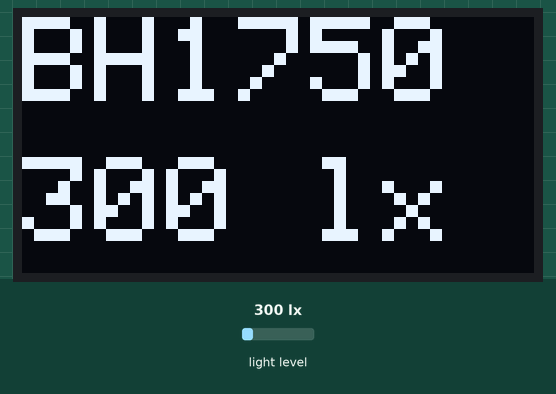
The sketch below on a simulated Arduino Uno, built with avr-gcc and run on an emulated ATmega328P. On the bench: 128×64 one-colour display. Wiring (inferred from the names in the program): BH1750 light sensor at I2C address 0x23. The test bench sets the inputs (shaded band); at power-on: light level 300 lx. What the sketch prints to the serial monitor is not drawn.

Above: at 1.4 s.
1.5 s: light level set to 40 lx
At 2.6 s:
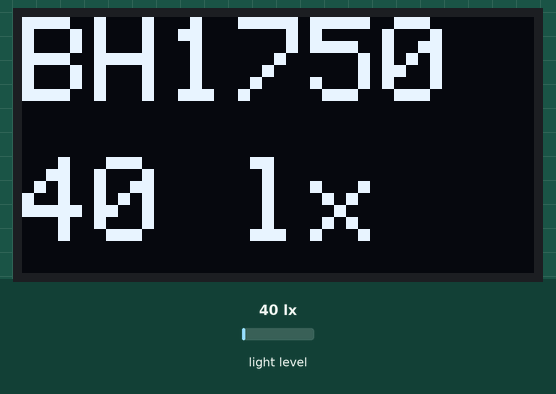
3.2 s: light level set to 500 lx
At 4.2 s:
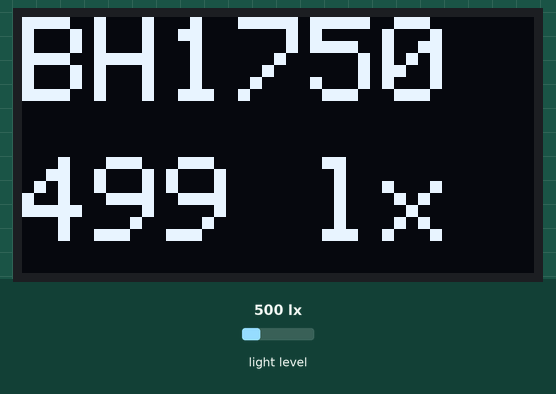
4.7 s: light level set to 1000 lx
At 5.9 s:
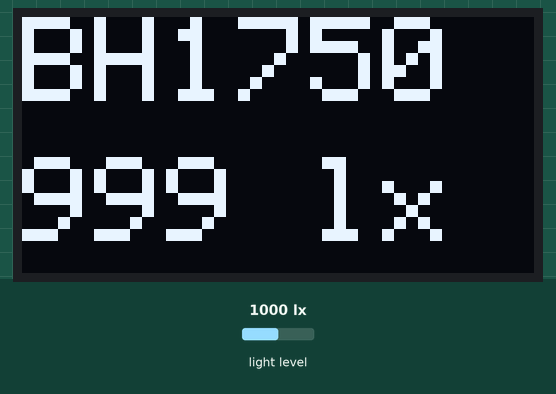
Timing chart, 0 to 7.7 s (numbered marks = the images above; inputs shaded):
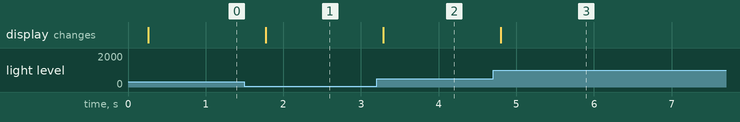

The sketch:

AWiFi_BH1750-OLED.ino
```cpp
#include <Wire.h>                   // Include library
#include <SPI.h>
#include <Adafruit_GFX.h>
#include <Adafruit_SSD1306.h>
#define OLED_RESET -1
#define SCREEN_WIDTH 128 // OLED display width, in pixels
#define SCREEN_HEIGHT 64 // OLED display height, in pixels

// Declaration for an SSD1306 display connected to I2C (SDA, SCL pins)
#define OLED_RESET     -1 // Reset pin # (or -1 if sharing Arduino reset pin)
Adafruit_SSD1306 OLED(SCREEN_WIDTH, SCREEN_HEIGHT, &Wire, OLED_RESET);


int BH1750address = 0x23;       // Set BH1750 address
byte buff[2];
void setup()
{
  OLED.begin(SSD1306_SWITCHCAPVCC, 0x3C);
    Serial.begin(9600);
}

void loop()
{
  uint16_t val = 0;
  BH1750_Init(BH1750address);             // Initial BH1750
  delay(200);
  if (2 == BH1750_Read(BH1750address))    // Read and check data from BH1750
  {
    val = ((buff[0] << 8) | buff[1]) / 1.2;
    OLED.clearDisplay();               //Clear display
    OLED.setTextColor(WHITE);          //Set text color
    OLED.setCursor(0, 0);              //Set display start position
    OLED.setTextSize(3);               //Set text size x1
    OLED.println("BH1750");          //Type message
    OLED.setCursor(0, 35);            //Set display postion
    OLED.println(String(val) + " lx"); // Show result value
    OLED.display();                    //Enable display
    Serial.println(val);
  }
  delay(150);
}
int BH1750_Read(int address)              // BH1750 read data function
{
  int i = 0;
  Wire.beginTransmission(address);
  Wire.requestFrom(address, 2);
  while (Wire.available())
  {
    buff[i] = Wire.read();                // Read one byte
    i++;
  }
  Wire.endTransmission();
  return i;
}
void BH1750_Init(int address)             // BH1750 initial function
{
  Wire.beginTransmission(address);
  Wire.write(0x10);                       // Start operation
  Wire.endTransmission();
}
```

Measured:
- after the input at 1.5 s, the display: changes after 0.27 s (image 1)
- after the input at 3.2 s, the display: changes after 0.09 s (image 2)
- after the input at 4.7 s, the display: changes after 0.10 s (image 3)
